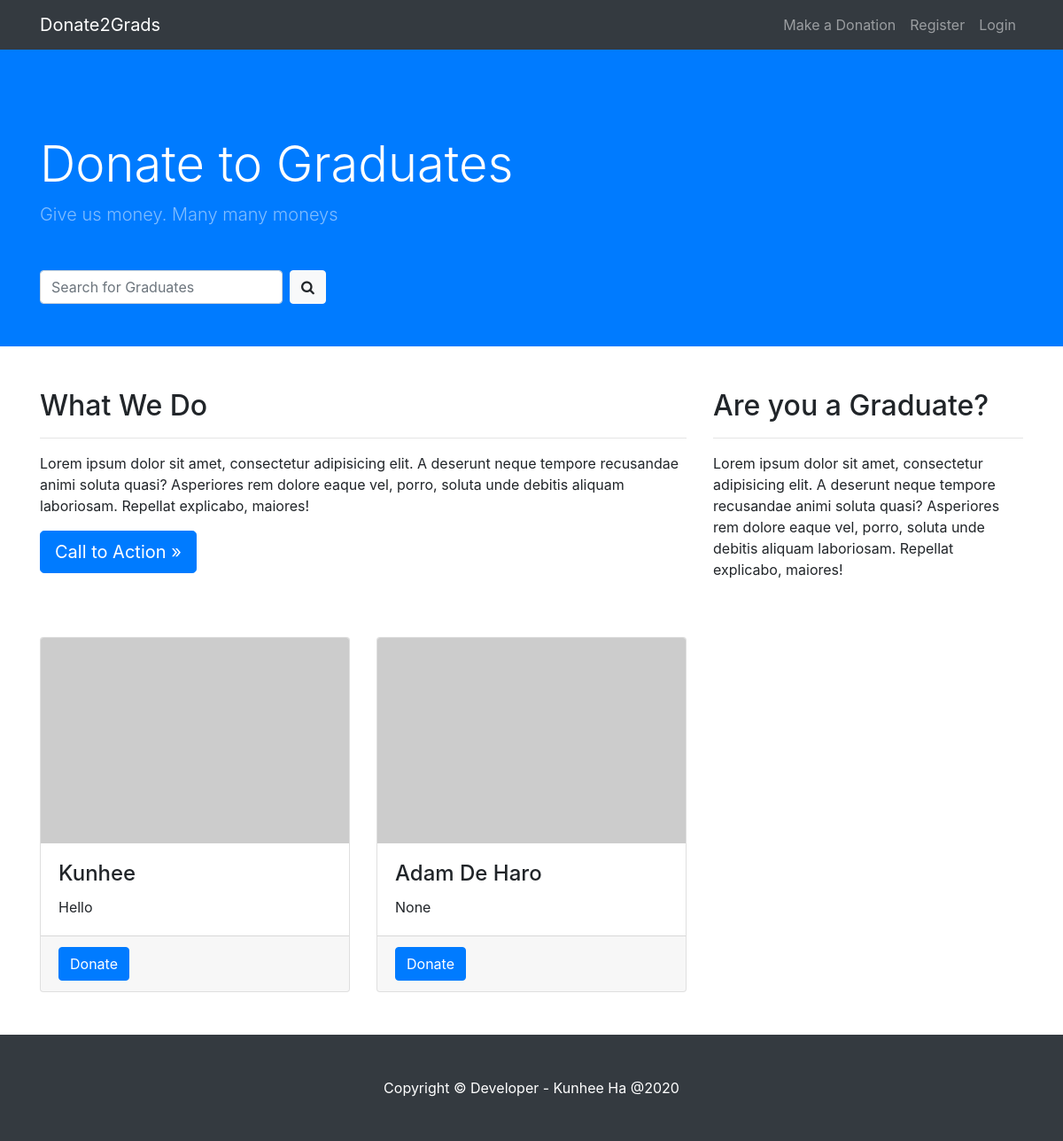
The page / on the database its author committed.
### donationsite/models.py (models this page shows, shortened)
class User(db.Model, UserMixin):
    __tablename__ = 'user'
    id = db.Column(db.Integer(), primary_key=True)
    name = db.Column(db.String(30), nullable=False)
    email = db.Column(db.String(120), unique=True, nullable=False)
    image_file = db.Column(db.String(20), nullable=False,
                           default='default.jpg')
    password = db.Column(db.String(60), nullable=False)
    cv_file = db.Column(db.String(20), nullable=True)
    goals = db.Column(db.String(240), nullable=True)
    self_desc = db.Column(db.String(240), nullable=True)
    degree = db.relationship('Degree', secondary='user_degree')
    bank_details = db.relationship('Bankdetails', secondary='user_bankdetails')
    roles = db.relationship('Role', secondary='user_roles')

### donationsite/routes.py (the view)
@app.route('/', methods=['GET', 'POST'])
def index():
    grads = User.query.all()
    if request.method == 'POST':
        received = request.form['gradId']
        global gradid
        gradid = int(received)
    return render_template("index.html", grads=grads)

### donationsite/templates/index.html (shortened to what this page needs)
{% extends 'base.html' %}
{% block head %}
	<link rel="stylesheet" type="text/css" href="{{ url_for('static', filename='css/business-frontpage.css') }}">
{% endblock %}
{% block content %}
	<div class="bg-primary py-5 mb-5">
		<div class="container h-100">
			<div class="row h-100 align-items-center">
				<div class="col-lg-12">
					<h1 class="display-4 text-white mt-5 mb-2">Donate to Graduates</h1>
					<p class="lead mb-5 text-white-50">Give us money. Many many moneys</p>
					<form class="form-inline my-2 my-lg-0">
						<input class="form-control mr-sm-2" type="search" placeholder="Search for Graduates" aria-label="Search">
						<button class="btn btn-light my-2 my-sm-0" type="submit"><i class="fa fa-search" aria-hidden="true"></i></button>
					</form>
				</div>
			</div>
		</div>
	</div>
	<div class="container">
		<div class="row">
			<div class="col-md-8 mb-5">
				<h2>What We Do</h2>
				<hr>
				<p>Lorem ipsum dolor sit amet, consectetur adipisicing elit. A deserunt neque tempore recusandae animi soluta quasi? Asperiores rem dolore eaque vel, porro, soluta unde debitis aliquam laboriosam. Repellat explicabo, maiores!</p>
				<a class="btn btn-primary btn-lg" href="#">Call to Action &raquo;</a>
			</div>
			<div class="col-md-4 mb-5">
				<h2>Are you a Graduate?</h2>
				<hr>
				<p>Lorem ipsum dolor sit amet, consectetur adipisicing elit. A deserunt neque tempore recusandae animi soluta quasi? Asperiores rem dolore eaque vel, porro, soluta unde debitis aliquam laboriosam. Repellat explicabo, maiores!</p>
			</div>
		</div>
		<div class="row">
			{% for grad in grads %}
			<div class="col-md-4 mb-5">
				<div class="card h-100">
					<img class="card-img-top" src="https://placehold.it/300x200" alt="">
					<div class="card-body">
						<h4 class="card-title">{{ grad.name }}</h4>
						<p class="card-text">{{ grad.self_desc }}</p>
					</div>
					<div class="card-footer">
						<button data-gradid="{{ grad.id }}" class="btn btn-primary donateButton">Donate</button>
					</div>
				</div>
			</div>
			{% endfor %}
		</div>
	</div>
{% endblock content %}

### donationsite/static/css/business-frontpage.css (style rules this page uses)
body { padding-top: 56px; }

### rows shown on the page
User: name "Kunhee", self_desc "Hello"
User: name "Adam De Haro", self_desc "None"
